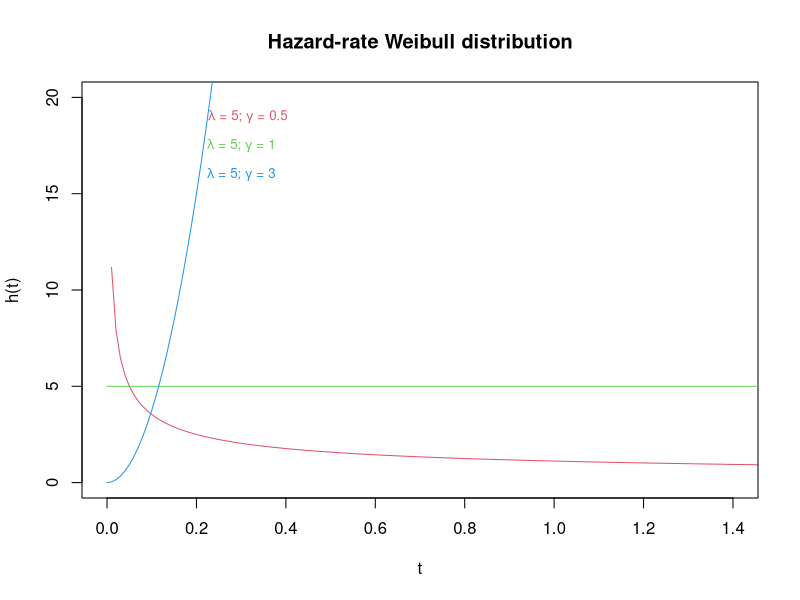

Source code (R):
## Hazard-rate of differents distributions:

  ## Exponential distribution

  ## Weibull dstribution
# h(t)
h_Weibull <- function(lambda, gamma, t){
  return( lambda*gamma*((lambda*t)^(gamma-1)) )
}

x <- seq(0,10,0.01)
h_weib1 <- h_Weibull(5,0.5,x)
h_weib2 <- h_Weibull(5,1,x)  # exponential
h_weib3 <- h_Weibull(5,3,x)
plot(x, h_weib1,col=2, type='l', main='Hazard-rate Weibull distribution', xlab='t', 
     ylab='h(t)', xlim=c(0,1.4), ylim=c(0,20))
lines(x,h_weib2,col=3)
lines(x,h_weib3,col=4) 
text(0.315,19,expression(paste(lambda,' = 5; ',gamma,' = 0.5' )),col=2,cex=0.8)
text(0.3,17.5,expression(paste(lambda,' = 5; ',gamma,' = 1' )),col=3,cex=0.8)
text(0.3,16,expression(paste(lambda,' = 5; ',gamma,' = 3' )),col=4,cex=0.8)